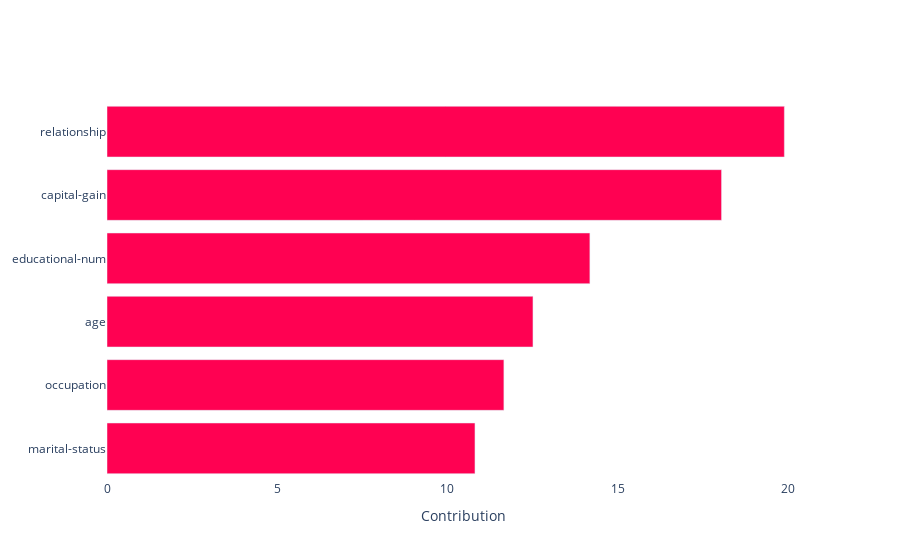

Write notebook code for a chart like this one.
### Code cell
viz.bar_plot(XPER_values=XPER_values, X_test=pd.DataFrame(X_test_le), labels=labels, p=6,percentage=True)

### Figure 1 — Plotly figure (JSON) as saved in the notebook; plotly's stock layout.template omitted (floating-point values rounded to 4 significant figures)
{"data": [{"marker": {"color": [19.9, 18.06, 14.19, 12.51, 11.66, 10.81], "colorscale": [[0, "rgb(255, 1, 82)"], [1, "rgb(255, 1, 82)"]]}, "orientation": "h", "type": "bar", "x": [19.9, 18.06, 14.19, 12.51, 11.66, 10.81], "y": ["relationship", "capital-gain", "educational-num", "age", "occupation", "marital-status"]}], "layout": {"plot_bgcolor": "white", "showlegend": false, "xaxis": {"title": {"text": "Contribution"}}, "yaxis": {"autorange": "reversed"}}}
